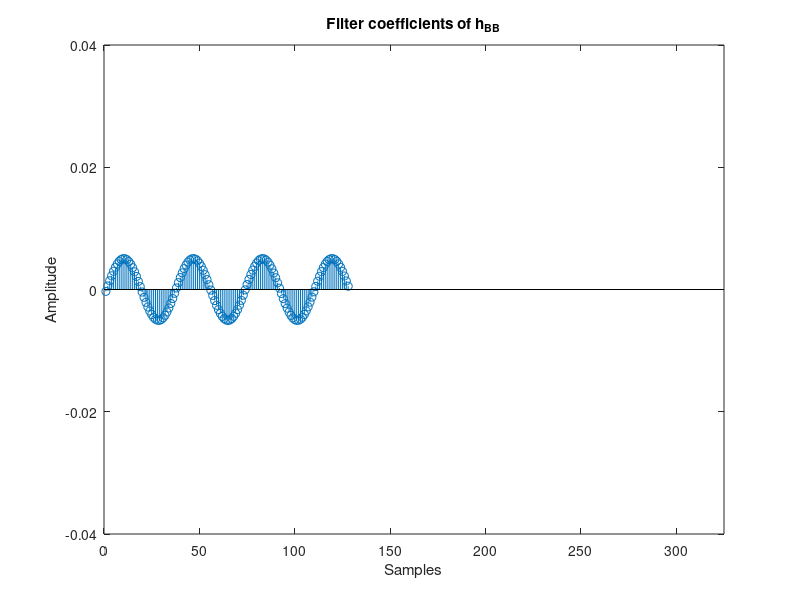
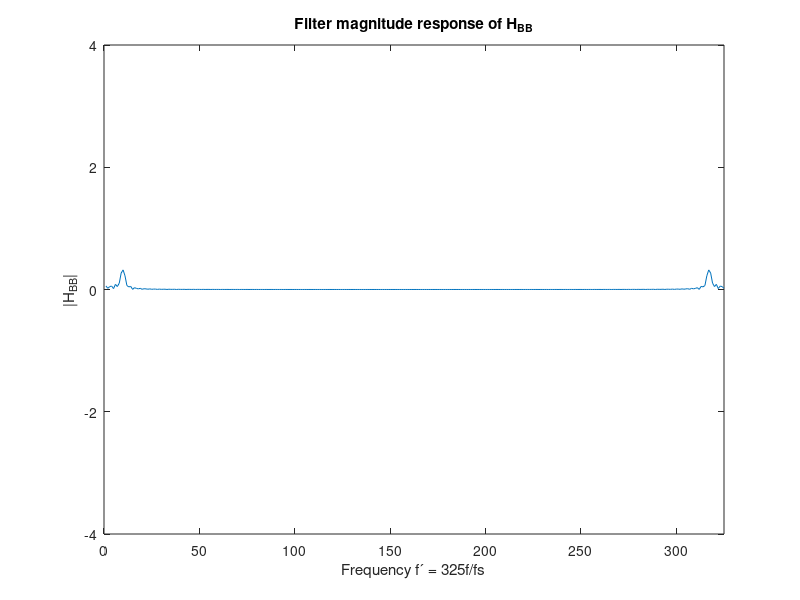
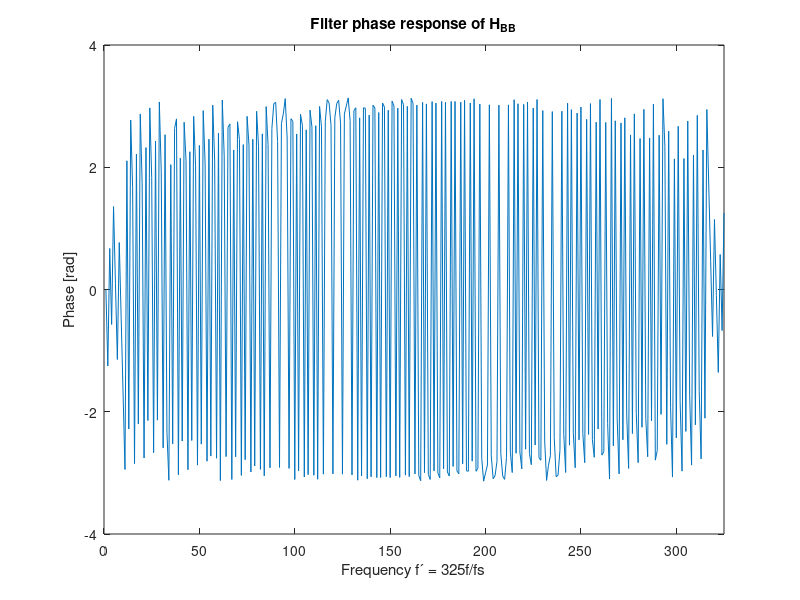
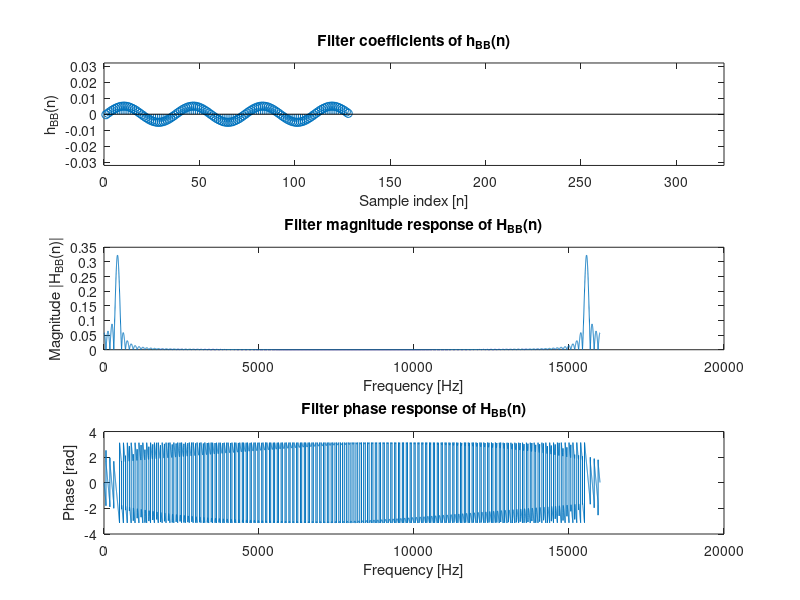

MATLAB code for these plots, in order:

h_BB_reversedOrder = [.000537807;
        .00139463;
        .00220996;
        .00295945;
        .00362085;
        .00417414;
        .00460335;
        .00489553;
        .00504176;
        .00503797;
        .00488403;
        .00458461;
        .00414875;
        .00358932;
        .00292296;
        .00216946;
        .0013514;
        .00049311;
        -.000379862;
        -.00124158;
        -.00206633;
        -.00282944;
        -.00350827;
        -.00408273;
        -.00453525;
        -.0048529;
        -.00502589;
        -.00504943;
        -.00492232;
        -.00464884;
        -.00423704;
        -.00369884;
        -.00305057;
        -.00231154;
        -.00150365;
        -.000650971;
        .000221087;
        .00108654;
        .0019197;
        .00269563;
        .00339127;
        .00398589;
        .0044619;
        .00480486;
        .0050048;
        .00505555;
        .00495592;
        .00470857;
        .00432106;
        .00380498;
        .00317551;
        .00245142;
        .00165434;
        .000808048;
        -6.23614e-5;
        -.000930938;
        -.00177177;
        -.00255987;
        -.0032717;
        -.00388605;
        -.00438477;
        -.00475272;
        -.00497915;
        -.00505752;
        -.00498501;
        -.00476439;
        -.00440193;
        -.00390802;
        -.003298;
        -.00258968;
        -.0018043;
        -.000965141;
        -9.72931e-5;
        .00077345;
        .00162114;
        .00242062;
        .00314802;
        .00378162;
        .00430254;
        .00469537;
        .00494842;
        .00505407;
        .00500906;
        .00481495;
        .00447745;
        .00400657;
        .00341646;
        .00272461;
        .00195155;
        .00112039;
        .000255874;
        -.000616274;
        -.00147005;
        -.00227998;
        -.00302204;
        -.00367403;
        -.00421675;
        -.00463378;
        -.00491255;
        -.0050453;
        -.00502765;
        -.00486018;
        -.004548;
        -.00410044;
        -.00353067;
        -.00285577;
        -.0020958;
        -.00127338;
        -.0004131;
        .000459508;
        .00131844;
        .00213818;
        .00289422;
        .00356417;
        .00412776;
        .00456858;
        .00487341;
        .00503285;
        .00504256;
        .00490218;
        .00461552;
        .00419148;
        .00364279;
        .00298553;
        .00223929;
        .00142634;
        .000570916;
        -.0003015];

h_sin_reversedOrder = [.0144606;
        -.000314483;
        -.00608996;
        -.00712673;
        -.000692584;
        -.00307861;
        -.0054675;
        -.00417178;
        -.00118382;
        -.00170319;
        -.000219989;
        .000818487;
        -.00123056;
        -.000836062;
        -.000166637;
        -.00207855;
        -.00523423;
        -.00949282;
        -.0112936;
        -.00763129;
        -.00348116;
        -.000934621;
        -.00152648;
        -.0095105;
        -.0128603;
        -.00573485;
        .00105271;
        .00325648;
        -.000228997;
        -.0124861;
        -.0166891;
        -.00282491;
        .0108438;
        .0130692;
        .00027329;
        -.00876356;
        .00525654;
        .0178071;
        .00974529;
        -.0055429;
        -.00798799;
        .00690822;
        .0259709;
        .0220115;
        -.00907921;
        -.0189456;
        .0164405;
        .0477176;
        .0304314;
        -.00633842;
        -.0252037;
        -.00794697;
        .0207013;
        .0170969;
        -.000886977;
        -.0136608;
        -.00831999;
        .015091;
        .0144988;
        -.013666;
        -.0166695;
        .000431226;
        -.00905359;
        -.0144652;
        -.0117696;
        -.0398389;
        -.0454608;
        -.0212377;
        -.0164207;
        -.0155493;
        -.0193871;
        -.0453413;
        -.0268813;
        .0225865;
        .0592996;
        .0679631;
        .0230767;
        -.00328988;
        -.00817222;
        -.00282927;
        .00816974;
        .0007412;
        -.00504165;
        -.00185918;
        .00282672;
        .00122222;
        -.0013299;
        -.00048056;
        .0014094;
        .000832965;
        -.000425268;
        8.22721e-5;
        .00132031;
        .00134825;
        .000267748;
        -.000351102;
        .000206359;
        .00112321;
        .00117956;
        .000523323;
        -.000105814;
        -.000302185;
        -.00082242;
        -.0015134;
        -.00161569;
        -.000986189;
        -.000137549;
        -1.42559e-5;
        -.000210092;
        -5.43118e-6;
        .000661242;
        .00131065;
        .00121281;
        .000508224;
        .000250269;
        .000568651;
        .00039995;
        .000190335;
        .000286376;
        .00060808;
        .00076524;
        .000329223;
        -.000473204;
        -.00098742;
        .000474324;
        .000379436;
        -.00107056;
        -.00397354];

h_BB = flip(h_BB_reversedOrder');
h_sin = flip(h_sin_reversedOrder');

close all

% h_BB: Plot the filter coefficiencts:
figure(1);
stem(h_BB);
title('Filter coefficients of h_{BB}');
xlabel('Samples'); % Added
ylabel('Amplitude'); % Added
axis([0 325 -0.04 0.04])

% H_BB: Plot the magnitude
figure(2);
N_fft = 325;   %Zero-pad FFT for increased frequency resolution
plot(abs(fft(h_BB, N_fft)));
title('Filter magnitude response of H_{BB}');
xlabel('Frequency f´ = 325f/fs'); %A frequency unit (which?)
ylabel('|H_{BB}|');
axis([0 325 -4 4])

% H_BB: Plot the magnitude
figure(3);
N_fft = 325;   %Zero-pad FFT for increased frequency resolution
plot(angle(fft(h_BB,N_fft)));
title('Filter phase response of H_{BB}');
xlabel('Frequency f´ = 325f/fs'); %A frequency unit (which?)
ylabel('Phase [rad]');
axis([0 325 -4 4])

%%
close all
figure(4)

subplot(3,1,1)
stem(h_BB);
title('Filter coefficients of h_{BB}(n)');
xlabel('Sample index [n]'); % Added
ylabel('h_{BB}(n)'); % Added
axis([0 325 -0.032 0.032])

fs=16000;

subplot(3,1,2)
%N_fft = 325;   %Zero-pad FFT for increased frequency resolution
plot(abs(fft(h_BB,fs))); hold on;
title('Filter magnitude response of H_{BB}(n)');
xlabel('Frequency [Hz]'); %A frequency unit (which?)
ylabel('Magnitude |H_{BB}(n)|');
%axis([0 fs 0 0.35])

subplot(3,1,3)
N_fft = 325;   %Zero-pad FFT for increased frequency resolution
plot(angle(fft(h_BB,fs)));
title('Filter phase response of H_{BB}(n)');
xlabel('Frequency [Hz]'); %A frequency unit (which?)
ylabel('Phase [rad]');
%axis([0 fs -4 4])

figure(5)

subplot(3,1,1)
stem(h_sin);
title('Filter coefficients of h_{sin}(n)');
xlabel('Sample index (n)'); % Added
ylabel('h_{sin}(n)'); % Added
axis([0 325 -0.0012 0.0012])

fs=16000;

subplot(3,1,2)
%N_fft = 325;   %Zero-pad FFT for increased frequency resolution
plot(abs(fft(h_sin,fs))); hold on;
title('Filter magnitude response of H_{sin}(n)');
xlabel('Frequency [Hz]'); %A frequency unit (which?)
ylabel('Magnitude |H_{sin}(n)|');
%axis([0 fs 0 0.2])

subplot(3,1,3)
N_fft = 325;   %Zero-pad FFT for increased frequency resolution
plot(angle(fft(h_sin,fs)));
title('Filter phase response of H_{sin}(n)');
xlabel('Frequency [Hz]'); %A frequency unit (which?)
ylabel('Phase [rad]');
%axis([0 fs -4 4])

